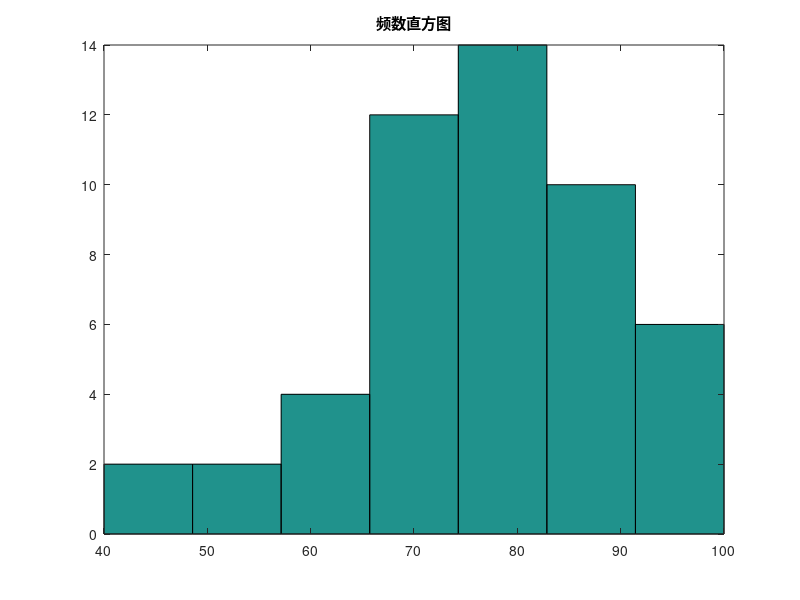

Write MATLAB code to recreate this figure.
clc;clear;
load MathData.txt;
[N,X]=hist(MathData,7);
hist(MathData,7)
title("频数直方图")
DataAverage = mean(MathData);
DataVariance = var(MathData);
showDataAverage = sprintf('样本均值为 %0.2f',DataAverage);
showDataVariance = sprintf('样本方差为 %0.2f',DataVariance);
disp(showDataAverage)
disp(showDataVariance)